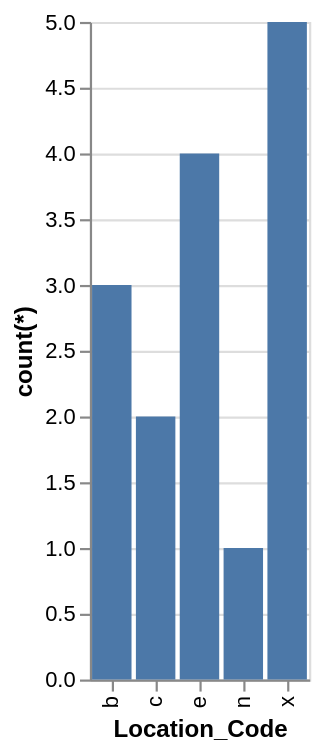

Specify this chart in Vega-Lite:
### Vega-Lite specification from a JSON file in a GitHub repository (floating-point values rounded to 4 significant figures)
{"data": {"values": [{"x_data": "b", "y_data": 3}, {"x_data": "c", "y_data": 2}, {"x_data": "e", "y_data": 4}, {"x_data": "n", "y_data": 1}, {"x_data": "x", "y_data": 5}]}, "mark": "bar", "encoding": {"x": {"field": "x_data", "type": "nominal", "title": "Location_Code", "sort": "ascending"}, "y": {"field": "y_data", "type": "quantitative", "title": "count(*)"}}}
